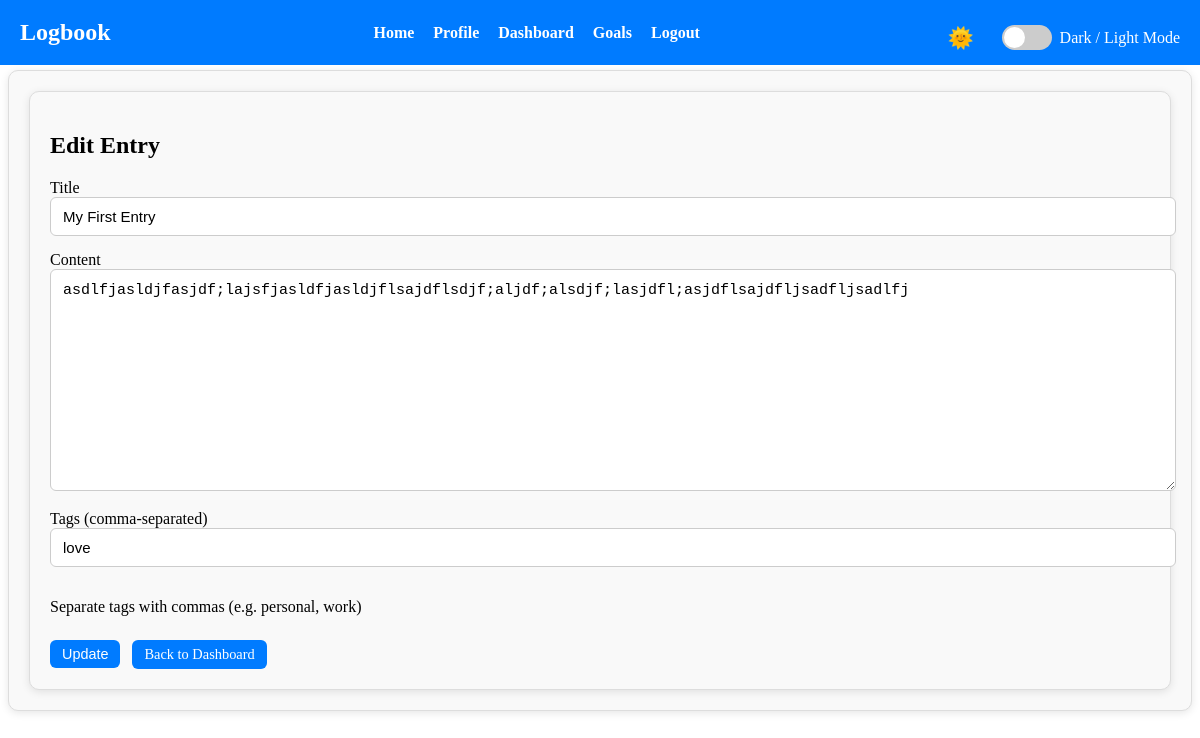
/edit/2 (signed in), run on the app's committed database.
### app/models.py (models this page shows, shortened)
class Entry(db.Model):
    id = db.Column(db.Integer, primary_key=True)
    title = db.Column(db.String(200), nullable=False)
    content = db.Column(db.Text, nullable=False)
    date_posted = db.Column(db.DateTime, default=datetime.utcnow)
    user_id = db.Column(db.Integer, db.ForeignKey('user.id'), nullable=False)
    tags = db.Column(db.String(100))

### app/routes.py (the view, shortened to what this page needs)
@main.route("/edit/<int:entry_id>", methods=["GET", "POST"])
@login_required
def edit_entry(entry_id):
    entry = Entry.query.get_or_404(entry_id)
    if entry.author != current_user:
        flash("You don't have permission to edit this entry.")
        return redirect(url_for('main.dashboard'))
    form = EntryForm(obj=entry)
    return render_template("edit_entry.html", form=form, entry=entry)

### app/forms.py
class EntryForm(FlaskForm):
    title = StringField('Title', validators=[DataRequired(), Length(max=100)])
    content = TextAreaField('Content', validators=[DataRequired()])
    tags = StringField('Tags (comma-separated)')
    submit = SubmitField('Save')

### app/__init__.py (called while the page is built)
@login_manager.user_loader
def load_user(user_id):
    from .models import User
    return User.query.get(int(user_id))

### app/templates/edit_entry.html (shortened to what this page needs)
{% extends "base.html" %}
{% block content %}
<div class="form-container">
    <h2>Edit Entry</h2>
    <form method="POST">
        <div class="form-group">
            {{ form.title.label }}
            {{ form.title(class="form-control") }}
        </div>
        <div class="form-group">
            {{ form.content.label }}
            {{ form.content(class="content-box") }}
        </div>
        <div class="form-group">
            {{ form.tags.label }}
            {{ form.tags(class="form-control") }}
            <p class="form-hint">Separate tags with commas (e.g. personal, work)</p>
        </div>
        <div class="form-actions">
            <button type="submit" class="btn">Update</button>
            <a href="{{ url_for('main.dashboard') }}" class="btn">Back to Dashboard</a>
        </div>
    </form>
</div>
{% endblock %}

### app/static/style.css (style rules this page uses)
:root { --bg-color: #ffffff; --text-color: #000000; --card-bg: #f9f9f9; --card-border: #ddd; --link-color: #007bff; --link-hover: #0056b3; --btn-bg: #007bff; --btn-hover: #0056b3; --delete-bg: #dc3545; --delete-hover: #a71d2a; --tag-bg: #6c757d; --tag-hover: #495057; }
body { background-color: var(--bg-color); color: var(--text-color); margin-top: 70px; transition: background-color 0.3s, color 0.3s; }
a { color: var(--link-color); text-decoration: none; transition: color 0.2s; }
.btn, form.filter-form button, form.filter-form a.btn { display: inline-block; padding: 6px 12px; margin: 8px 8px 0 0; background-color: var(--btn-bg); color: #fff !important; border: none; border-radius: 6px; cursor: pointer; font-size: 0.9rem; transition: background-color 0.2s ease; }
.entry-card, .profile-card, .recent-entries, .dashboard-container, .form-container { background: var(--card-bg); border: 1px solid var(--card-border); border-radius: 10px; box-shadow: 0 2px 8px rgba(0,0,0,0.1); padding: 20px; transition: background 0.3s, color 0.3s, border-color 0.3s; }
.form-control, .content-box { width: 100%; padding: 10px 12px; border: 1px solid #ccc; border-radius: 6px; font-size: 15px; margin-bottom: 15px; transition: border-color 0.2s, box-shadow 0.2s; }
.content-box { min-height: 200px; line-height: 1.5; resize: vertical; }

### data on the page
Entry: title "My First Entry", content "asdlfjasldjfasjdf;lajsfjasldfjasldjflsajdflsdjf;aljdf;alsdjf;lasjdfl;asjdflsajdfljsadfljsadlfj", tags "love"
